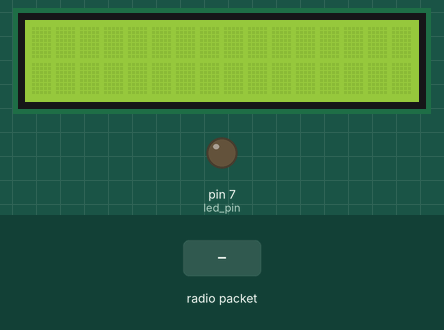
This sketch was run on a simulated Arduino Uno, built with avr-gcc and run on an emulated ATmega328P. On the bench: 16×2 character LCD, output pins drawn as LEDs (lit = HIGH). The test bench sets the inputs (shaded band). No radio packets arrive unless stated; what the sketch prints to the serial monitor is not drawn.

Above: at 1.2 s.
1.3 s: radio packet "1" arrives
At 2.7 s:
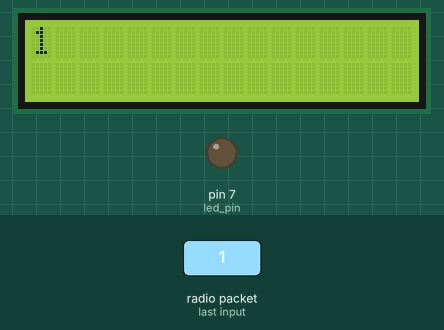
4.5 s: radio packet "0" arrives
At 5.8 s:
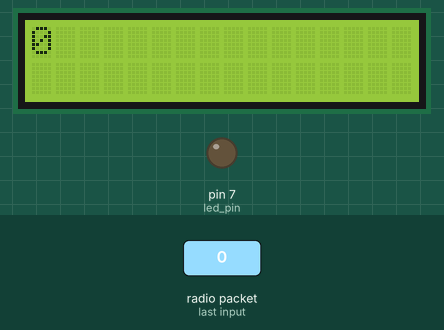
7.5 s: radio packet "2" arrives
At 8.8 s:
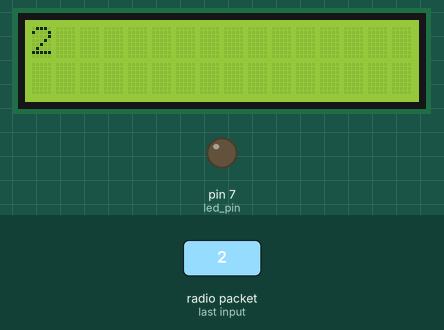
Timing chart, 0 to 10.5 s (numbered marks = the images above; inputs shaded):
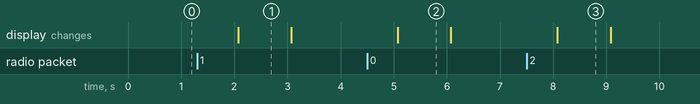

Measured:
- after the input at 1.3 s, the display: changes after 0.77 s (image 1)
- after the input at 4.5 s, the display: changes after 0.58 s (image 2)
- after the input at 7.5 s, the display: changes after 0.58 s (image 3)
- what the display in image 1 shows lasts 1.0 s, from 2.1 s to 3.1 s

The sketch:

reciever_test.ino
```cpp
#include <VirtualWire.h>
#include <LiquidCrystal.h>
byte message[VW_MAX_MESSAGE_LEN]; // Буфер для хранения принимаемых данных
byte messageLength = VW_MAX_MESSAGE_LEN; // Размер сообщения

const int led_pin = 7; // Пин светодиода
const int receiver_pin = 9; // Пин подключения приемника
LiquidCrystal lcd(12, 11, 10, 5, 4, 3, 2);
void setup()
{ pinMode(led_pin,OUTPUT);
  Serial.begin(9600); // Скорость передачиданных
  Serial.println("MX-RM-5V is ready");
  vw_set_rx_pin(receiver_pin); // Пин подключения приемника
  lcd.begin(16,2);
  vw_setup(2000); // Скорость передачи данных (бит в секунду)
  vw_rx_start(); // Активация применика
  lcd.clear();
}
void loop()
{
    memset(message, 0, VW_MAX_MESSAGE_LEN);
  if (vw_get_message(message, &messageLength)) // Если есть данные..
  {
    digitalWrite(led_pin, HIGH); // Зажигаем светодиод в начале приема пакета
    for (int i = 0; i < messageLength; i++)
    {
      //delay(100);
      Serial.write(message[i]); // выводим их в одной строке
    }
    lcd.setCursor(0,0);           // set cursor to column 0, row 0 (the first row)
    lcd.print((char*)message);
     //lcd.setCursor(0,0);           // set cursor to column 0, row 0 (the first row)
 // lcd.println();
    Serial.println();
    digitalWrite(led_pin, LOW); // Гасим светодиод в конце
  } else {
    lcd.clear();
  }
  delay(1000);
}
```
